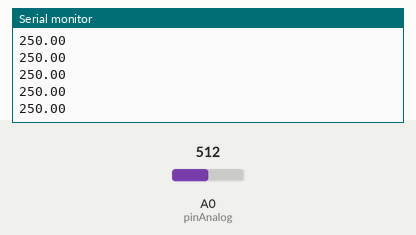
Recording of a sketch running on a simulated Arduino Uno, built with avr-gcc and run on an emulated ATmega328P. On the bench: the last lines printed to the serial monitor. Inputs (shaded band) come from the test bench; at power-on: A0 (pinAnalog) = 512.

Above: at 1.2 s.
1.3 s: A0 (pinAnalog) set to 716
At 1.31 s:
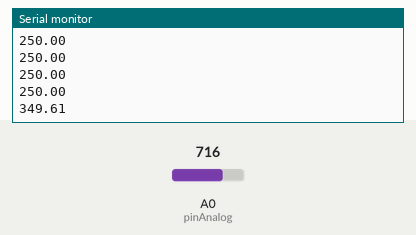
2.8 s: A0 (pinAnalog) set to 900
At 2.82 s:
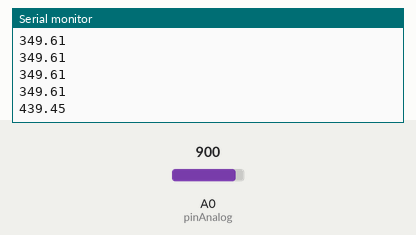
Timing chart, 0 to 5.8 s (numbered marks = the images above; inputs shaded):
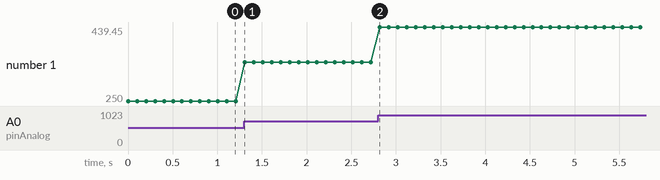

The sketch:

LM35_plotter.ino
```cpp
// Inisiasi global variable
    const int pinAnalog = 0;
    float ADCrng = 1024.0;
    int ADCvalue;


void setup(){
  Serial.begin(9600);     // inisiasi serial komunikasi dengan baudrate 9600
}
void loop(){
  // mendapatkan ADCvalue dari pin analog
      ADCvalue = analogRead(pinAnalog);

  // Mengkonversi nilai ADCvalue menjadi miliVolt (mV)
      float mV = (ADCvalue / ADCrng)* 5000.0;

  // Mengkonversi nilai mV menjadi satuan suhu yaitu derajad celcius
  // Gunakan persamaan centrigrade persamaan 1.
      float celc = mV/10.0;

      Serial.println(celc);
      delay(100);

}

//float farh = (cel*9)/5 + 32;
```

Measured:
- after the input at 1.3 s, the serial monitor: prints a new line at once (image 1)
- after the input at 2.8 s, the serial monitor: prints a new line at once (image 2)
- plotted number 1: 250 → 349.61 after the input at 1.3 s, 349.61 → 439.45 after the input at 2.8 s
